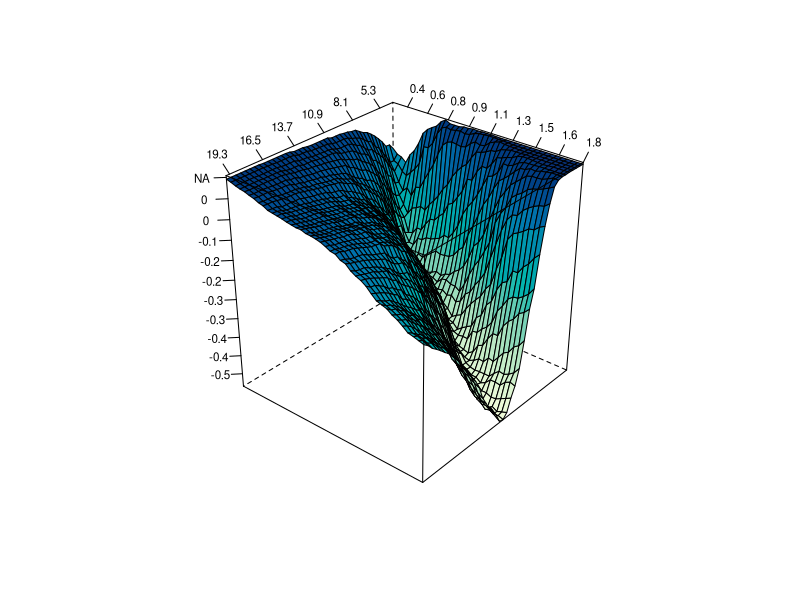

This chart was generated by the following R code:
# ---------------------------------------------------------------------------- Book: STF
# ---------------------------------------------------------------------------- See also: BondZeroCoupon, Burrrnd, mixexprnd,
# simHPP, simNHPP, Paretornd, simNHPPALP ----------------------------------------------------------------------------
# Quantlet: STFcat07 ---------------------------------------------------------------------------- Description: Plot of the
# difference between zero-coupon CAT bond prices in the Burr and lognormal claim amount cases for a non-homogeneous Poisson
# process governing the flow of losses. ---------------------------------------------------------------------------- Author:
# Awdesch Melzer 20130629 ----------------------------------------------------------------------------

rm(list = ls(all = TRUE))
graphics.off()


########################## SUBROUTINES ##########################

BondZeroCoupon = function(Z, D, T, r, lambda, parlambda, distr, params, Tmax, N) {
    # computes price of the zero-coupon CAT bond for the given claim amount distribution and the non-homogeneous Poisson process
    # governing the flow of losses.  y = BondZeroCoupon(Z,D,T,r,lambda,parlambda,distr,params,Tmax,N)
    # --------------------------------------------------------------------- Inputs: Parameter Z Definition scalar, payment at
    # maturity Parameter D Definition n1 x 1 vector, threshold level Parameter T Definition n2 x 1 vector, time to expiry
    # Parameter r Definition scalar, continuously-compounded discount rate Parameter lambda Definition scalar, intensity
    # function, if lambda=0, a sine function, if lambda=1, a linear function, if lambda=2, a sine square function Parameter
    # parlambda Definition n x 1 vector, parameters of the intensity function lambda (n=2 for lambda=1, n=3 otherwise) Parameter
    # distrib Definition string, claim size distribution Parameter params Definition n x 1 vector, parameters of the claim size
    # distribution n = 1 (exponential) n = 2 (gamma, lognormal, Pareto, Weibull) n = 3 (Burr, mixofexps) Parameter Tmax
    # Definition scalar, time horizon Parameter N Definition scalar, number of trajectories
    # --------------------------------------------------------------------- Output: Parameter y Definition m x 3 matrix, the
    # first column are times to bond's expiration, the second threshold levels and the third corresponding prices of the bond
    # ---------------------------------------------------------------------
    
    if (lambda != 0 && lambda != 1 && lambda != 2) {
        stop("BondZeroCoupon: Lambda must be either 0,1 or 2.")
    }
    if (length(Z) != 1) {
        stop("BondZeroCoupon: payment at maturity Z needs to be a scalar")
    }
    if (length(r) != 1) {
        stop("BondZeroCoupon: discount rate needs to be a scalar")
    }
    if (dim(as.matrix(D))[1] == 1) {
        stop("BondZeroCoupon: threshold level D needs to be a vector ")
    }
    if (dim(as.matrix(T))[1] == 1) {
        stop("BondZeroCoupon: time to expiry T needs to be a vector ")
    }
    
    
    x = simNHPPALP(lambda, parlambda, distr, params, Tmax, N)
    Tl = length(T)
    Dl = length(D)
    y = matrix(0, Tl * Dl, 3)
    i = 1  #loop (times to maturity)
    j = 1  #loop (treshold levels)
    k = 1  #loop (trajectories)
    wyn = 0
    while (i <= Tl) {
        while (j <= Dl) {
            while (k <= N) {
                traj = cbind(x[, k, 1], x[, k, 2])
                wyn = wyn + as.numeric(traj[length(traj[which(traj[, 1] <= T[i]), 1]), 2] <= D[j])
                k = k + 1
            }
            y[(i - 1) * Dl + j, 1] = T[i]
            y[(i - 1) * Dl + j, 2] = D[j]
            y[(i - 1) * Dl + j, 3] = Z * exp(-r * T[i]) * wyn/N  #
            wyn = 0
            k = 1
            j = j + 1
        }
        j = 1
        i = i + 1
    }
    y = y
    return(y)
}

Burrrnd = function(alpha, lambda, tau, n, m) {
    # BURRRND Random arrays from Burr distribution.  --------------------------------------------------------------------- R =
    # BURRRND(ALPHA,LAMBDA,TAU,N,M) returns an M-by-N array of random numbers chosen from the Burr distribution with parameters
    # ALPHA, LAMBDA, TAU.  --------------------------------------------------------------------- The default values for the
    # parameters ALPHA, LAMBDA, TAU, M, N are 1, 1, 2, 1, 1, respectively.  BURRRND uses the inversion method.
    # ---------------------------------------------------------------------
    
    
    if (missing(m)) {
        m = 1
    }
    if (missing(n)) {
        n = 1
    }
    if (missing(tau)) {
        tau = 2
    }
    if (missing(lambda)) {
        lambda = 1
    }
    if (missing(alpha)) {
        alpha = 1
    }
    u = matrix(0, n, m)
    for (i in 1:m) {
        u[, i] = (lambda * (runif(n, 0, 1)^(-1/alpha) - 1))^(1/tau)
    }
    y = u
    return(y)
}

mixexprnd = function(p, beta1, beta2, n, m) {
    # MIXEXPRND Random arrays from the mixed exponential distribution.
    # --------------------------------------------------------------------- Y = MIXEXPRND(P,BETA1,BETA2,N,M) returns an M-by-N
    # array of random numbers chosen from the mixed exponential distribution with parameters P, BETA1, BETA2.
    # --------------------------------------------------------------------- The default values for A, BETA1, BETA2, N, M are
    # 0.5, 1, 2, 1, 1, respectively.  MIXEXPRND uses the exponential number generator.
    # ---------------------------------------------------------------------
    
    if (missing(p)) {
        p = 0.5
    }
    if (missing(beta1)) {
        beta1 = 1
    }
    if (missing(beta2)) {
        beta2 = 2
    }
    y = rexp(n * m, rate = (1/beta2))
    aux = which(runif(n * m, 0, 1) <= p)
    
    if (!missing(aux)) {
        y[aux] = rexp(length(aux), 1/beta1)
    }
    
    y = matrix(y, n, m)
    return(y)
}

simHPP = function(lambda, T, N) {
    # SIMHPP Homogeneous Poisson process.  --------------------------------------------------------------------- Y =
    # SIMHPP(lambda,T,N) generates N trajectories of the homogeneous Poisson process with intensity LAMBDA. T is the time
    # horizon.  ---------------------------------------------------------------------
    
    if (lambda <= 0 || length(lambda) != 1) {
        stop("simHPP: Lambda must be a positive scalar.")
    }
    if (T <= 0 || length(T) != 1) {
        stop("simHPP: T must be a positive scalar.")
    }
    if (N <= 0 || length(N) != 1) {
        stop("simHPP: N must be a positive scalar.")
    }
    EN = rpois(N, lambda * T)
    ym = matrix(T, 2 * max(EN) + 2, N)
    tmp = array(0, c(2 * max(EN) + 2, N, 2))
    y = tmp
    y[, , 1] = ym
    y[, , 2] = matrix(1, 2 * max(EN) + 2, 1) %*% t(EN)
    
    i = 1
    while (i <= N) {
        if (EN[i] > 0) {
            ttmp = c(sort(T * runif(EN[i])))
            y[1:(2 * EN[i] + 1), i, 1] = c(0, ttmp[ceiling((1:(2 * EN[i]))/2)])
        } else {
            y[1, i, 1] = 0
        }
        y[1:(2 * EN[i] + 2), i, 2] = c(0, floor((1:(2 * EN[i]))/2), EN[i])
        i = i + 1
    }
    return(y)
}


simNHPP = function(lambda, parlambda, T, N) {
    
    # SIMNHPP Non-homogeneous Poisson process.  --------------------------------------------------------------------- Y =
    # SIMNHPP(lambda,parlambda,T,N) generates N trajectories of the non-homogeneous Poisson process with intensity specified by
    # LAMBDA (0 - sine function, 1 - linear function, 2 - sine square function) with paramters in PARLAMBDA. T is the time
    # horizon. The function usues thining method.  ---------------------------------------------------------------------
    
    # lambda: scalar, intensity function, sine function (lambda=0), linear function (lambda=1) or sine square function
    # (lambda=2) parlambda: n x 1 vector, parameters of the intensity function lambda (n=2 for lambda=1, n=3 otherwise) T:
    # scalar, time horizon N: scalar, number of trajectories
    a = parlambda[1]
    b = parlambda[2]
    if (lambda == 0) {
        d = parlambda[3]
        JM = simHPP(a + b, T, N)
    } else if (lambda == 1) {
        JM = simHPP(a + b * T, T, N)
    } else if (lambda == 2) {
        d = parlambda[3]
        JM = simHPP(a + b * T, T, N)
    }
    rjm = nrow(JM)
    yy = array(0, c(rjm, N, 2))
    yy[, , 1] = matrix(T, nrow = rjm, ncol = N)
    
    i = 1
    maxEN = 0
    while (i <= N) {
        pom = JM[, i, 1][JM[, i, 1] < T]
        pom = pom[2 * (1:(length(pom)/2))]
        R = runif(NROW(pom))
        if (lambda == 0) {
            lambdat = (a + b * sin(2 * pi * (pom + d)))/(a + b)
        } else {
            if (lambda == 1) {
                lambdat = (a + b * pom)/(a + b * T)
            } else {
                if (lambda == 2) {
                  lambdat = (a + b * sin(2 * pi * (pom + d))^2)/(a + b)
                }
            }
        }
        pom = pom[R < lambdat]
        EN = NROW(pom)
        maxEN = max(maxEN, EN)
        yy[1:(2 * EN + 1), i, 1] = c(0, rep(pom, each = 2))
        yy[2:(2 * EN), i, 2] = c(floor((1:(2 * EN - 1))/2))
        yy[(2 * EN + 1):rjm, i, 2] = matrix(EN, nrow = rjm - 2 * EN, ncol = 1)
        i = i + 1
    }
    yy = yy[1:(2 * maxEN + 2), , ]
    return(yy)
}

Paretornd = function(alpha, lambda, n, m) {
    # PARETORND Random arrays from Pareto distribution.  --------------------------------------------------------------------- Y
    # = PARETORND(ALPHA,LAMBDA,N,M) returns an M-by-N array of random numbers chosen from the Pareto distribution with
    # parameters ALPHA, LAMBDA.  The default values for ALPHA, LAMBDA, N, M 1, 1, 1, 1, respectively.  PARETORND uses the
    # inversion method.  ---------------------------------------------------------------------
    
    if (missing(m)) {
        m = 1
    }
    if (missing(n)) {
        n = 1
    }
    if (missing(lambda)) {
        lambda = 1
    }
    if (missing(alpha)) {
        alpha = 1
    }
    u = matrix(0, n, m)
    for (i in 1:m) {
        u[, i] = lambda * (runif(n, 0, 1)^(-1/alpha) - 1)
    }
    y = u
    return(y)
}

simNHPPALP = function(lambda, parlambda, distrib, params, T, N) {
    # generates aggregate loss process driven by the non-homogeneous Poisson process.
    # --------------------------------------------------------------------- y = simNHPPALP(lambda,parlambda,distrib,params,T,N)
    # --------------------------------------------------------------------- Output: Parameter: y Definition: 2*max+2 x N x 2
    # array, generated process - max is the maximum number of jumps for all generated trajectories
    # --------------------------------------------------------------------- Input: Parameter: lambda Definition: scalar,
    # intensity function, sine function (lambda=0), linear function (lambda=1) or sine square function (lambda=2) Parameter:
    # parlambda Definition: n x 1 vector, parameters of the intensity function lambda (n=2 for lambda=1, n=3 otherwise)
    # Parameter: distrib Definition: string, claim size distribution Parameter: params Definition: n x 1 vector, parameters of
    # the claim size distribution n = 1 (exponential) n = 2 (gamma, lognormal, Pareto, Weibull) n = 3 (Burr, mixofexps)
    # Parameter: T Definition: scalar, time horizon Parameter: N Definition: scalar, number of trajectories
    # ---------------------------------------------------------------------
    
    if (lambda != 0 && lambda != 1 && lambda != 2) {
        stop("simNHPPALP: Lambda must be either 0,1 or 2.")
    }
    if (T <= 0 || (length(T)) != 1) {
        stop("simNHPPALP: T must be a positive scalar.")
    }
    if (N <= 0 || (length(N)) != 1) {
        stop("simNHPPALP: N must be a positive scalar.")
    }
    if (length(parlambda) != 3 && (lambda) != 1) {
        stop("simNHPPALP: for lambda 0 or 2, parlambda must be a 3 x 1 vector.")
    }
    if (length(parlambda) != 2 && (lambda) == 1) {
        stop("simNHPPALP: for lambda 1, parlambda must be a 2 x 1 vector.")
    }
    if ((distrib == "Burr" || distrib == "mixofexps") && (length(params)) != 3) {
        stop("simNHPPALP: for Burr and mixofexps distributions, params must be a 3 x 1 vector.")
    }
    if ((distrib == "gamma" || distrib == "lognormal" || distrib == "Pareto" || distrib == "Weibull") && (length(params)) != 
        2) {
        stop("simNHPPALP: for gamma, lognormal, Pareto and Weibull distributions, params must be a 2 x 1 vector.")
    }
    if (distrib == "exponential" && (length(params)) != 1) {
        stop("simNHPPALP: for exponential distribution, params must be a scalar.")
    }
    if (distrib != "exponential" && distrib != "gamma" && distrib != "mixofexps" && distrib != "Weibull" && distrib != "lognormal" && 
        distrib != "Pareto" && distrib != "Burr") {
        stop("simNHPPALP: distribs should be: exponential, gamma, mixofexps, Weibull, lognormal, Pareto or Burr")
    }
    poisproc = simNHPP(lambda, parlambda, T, N)
    rpp = dim(poisproc)[1]
    cpp = dim(poisproc)[2]
    losses = matrix(0, rpp, cpp)
    
    if (distrib == "Burr") {
        i = 1
        while (i <= N) {
            if (N == 1) {
                aux = min(as.matrix(which(poisproc[, 1] == T)))  #[1:i,])
            } else {
                aux = min(as.matrix(which(poisproc[, i, 1] == T)))  #[1:i,])
            }
            if (aux > 2) {
                laux = cumsum(Burrrnd(params[1], params[2], params[3], aux/2 - 1, 1))
                losses[3:aux, i] = laux[ceiling((1:(aux - 2))/2)]
                if (aux < rpp) {
                  losses[(aux + 1):rpp, i] = matrix(laux[length(laux)], rpp - aux, 1)
                }
            } else {
                losses[, i] = rep(0, rpp)
            }
            i = i + 1
        }
    } else if (distrib == "exponential") {
        i = 1
        while (i <= N) {
            if (N == 1) {
                aux = min(as.matrix(which(poisproc[, 1] == T)))  #[1:i,])
            } else {
                aux = min(as.matrix(which(poisproc[, i, 1] == T)))  #[1:i,])
            }
            if (aux > 2) {
                laux = cumsum(rexp(aux/2 - 1, rate = 1/params[1]))
                losses[3:aux, i] = laux[ceiling((1:aux - 2)/2)]
                if (aux < rpp) {
                  losses[(aux + 1):rpp, i] = matrix(laux[length(laux)], rpp - aux, 1)
                }
            } else {
                losses[, i] = rep(0, rpp)
            }
            i = i + 1
        }
    } else if (distrib == "gamma") {
        i = 1
        while (i <= N) {
            if (N == 1) {
                aux = min(as.matrix(which(poisproc[, 1] == T)))  #[1:i,])
            } else {
                aux = min(as.matrix(which(poisproc[, i, 1] == T)))  #[1:i,])
            }
            if (aux > 2) {
                laux = cumsum(rgamma(aux/2 - 1, shape = params[1], rate = params[2], scale = (1/params[2])))
                losses[3:aux, i] = laux[ceiling((1:aux - 2)/2)]
                if (aux < rpp) {
                  losses[(aux + 1):rpp, i] = matrix(laux[length(laux)], rpp - aux, 1)
                }
            } else {
                losses[, i] = rep(0, rpp)
            }
            i = i + 1
        }
    } else if (distrib == "lognormal") {
        i = 1
        while (i <= N) {
            if (N == 1) {
                aux = min(as.matrix(which(poisproc[, 1] == T)))  #[1:i,])
            } else {
                aux = min(as.matrix(which(poisproc[, i, 1] == T)))  #[1:i,])
            }
            if (aux > 2) {
                laux = cumsum(rlnorm(aux/2 - 1, meanlog = params[1], sdlog = params[2]))
                losses[3:aux, i] = laux[ceiling((1:(aux - 2))/2)]
                if (aux < rpp) {
                  losses[(aux + 1):rpp, i] = matrix(laux[length(laux)], rpp - aux, 1)
                }
            } else {
                losses[, i] = rep(0, rpp)
            }
            i = i + 1
        }
    } else if (distrib == "mixofexps") {
        i = 1
        while (i <= N) {
            if (N == 1) {
                aux = min(as.matrix(which(poisproc[, 1] == T)))  #[1:i,])
            } else {
                aux = min(as.matrix(which(poisproc[, i, 1] == T)))  #[1:i,])
            }
            if (aux > 2) {
                laux = cumsum(mixexprnd(params[3], params[1], params[2], aux/2 - 1, 1))
                losses[3:aux, i] = laux[ceiling((1:(aux - 2))/2)]
                if (aux < rpp) {
                  losses[(aux + 1):rpp, i] = matrix(laux[length(laux)], rpp - aux, 1)
                }
            } else {
                losses[, i] = rep(0, rpp)
            }
            i = i + 1
        }
    } else if (distrib == "Pareto") {
        i = 1
        while (i <= N) {
            if (N == 1) {
                aux = min(as.matrix(which(poisproc[, 1] == T)))  #[1:i,])
            } else {
                aux = min(as.matrix(which(poisproc[, i, 1] == T)))  #[1:i,])
            }
            if (aux > 2) {
                laux = cumsum(Paretornd(params[1], params[2], aux/2 - 1, 1))
                losses[3:aux, i] = laux[ceiling((1:(aux - 2))/2)]
                if (aux < rpp) {
                  losses[(aux + 1):rpp, i] = matrix(laux[length(laux)], rpp - aux, 1)
                }
            } else {
                losses[, i] = rep(0, rpp)
            }
            i = i + 1
        }
    } else if (distrib == "Weibull") {
        i = 1
        while (i <= N) {
            if (N == 1) {
                aux = min(as.matrix(which(poisproc[, 1] == T)))  #[1:i,])
            } else {
                aux = min(as.matrix(which(poisproc[, i, 1] == T)))  #[1:i,])
            }
            if (aux > 2) {
                laux = cumsum(rweibull(aux/2 - 1, scale = params[1]^(-1/params[2]), shape = params[2]))
                losses[3:aux, i] = laux[ceiling((1:(aux - 2))/2)]
                if (aux < rpp) {
                  losses[(aux + 1):rpp, i] = matrix(laux[length(laux)], rpp - aux, 1)
                }
            } else {
                losses[, i] = rep(0, rpp)
            }
            i = i + 1
        }
    }
    if (N == 1) {
        y = array(0, dim(poisproc))
        y[, 1] = poisproc[, 1]
        y[, 2] = losses[, 1]
    } else {
        y = array(0, dim(poisproc))
        y[, , 1] = poisproc[, , 1]
        y[, , 2] = losses
    }
    return(y)
}

########################## MAIN PROGRAM ##########################


# parlambda=34.2#HPP
parlambda = c(35.32, 2.32 * 2 * pi, -0.2)  #NHPP1
# parlambda=#(35.22,0.224,-0.16)#NHPP2
distr1 = "Burr"
distr2 = "lognormal"
params2 = c(18.3806, 1.1052)  #lognormal
params1 = c(0.4801, 3.9495 * 1e+16, 2.1524)  #Burr

data = read.table("ncl.dat")
A = mean(data[, 3]) * (34.2/4)

na = 41  # default 41
D = seq(A, length = na, by = (12 * A - A)/(na - 1))
B = 0.25
nb = 41  # default 41
T = seq(B, length = nb, by = (8 * B - B)/(nb - 1))
Tmax = max(T)
lambda = 0

N = 1000  # default 1000
r = log(1.025)
Z = 1.06
d1 = BondZeroCoupon(Z, D, T, r, lambda, parlambda, distr1, params1, Tmax, N)
d2 = BondZeroCoupon(Z, D, T, r, lambda, parlambda, distr2, params2, Tmax, N)
y = d1[, 1]
x = d1[, 2]/1e+09
z = d1[, 3] - d2[, 3]
data = data.frame(cbind(x, y, z))

require("lattice")
par.set = list(axis.line = list(col = "transparent"), clip = list(panel = "off"))
wireframe(z ~ x + y, data = data, screen = list(z = -130, x = -60), drape = TRUE, colorkey = F, ticktype = "detailed", scales = list(arrows = FALSE, 
    col = "black", distance = 1, tick.number = 8, cex = 0.7, x = list(labels = round(seq(min(x), max(x), length = 11), 1)), 
    y = list(labels = round(seq(min(y), max(y), length = 11), 1)), z = list(labels = round(seq(min(z), max(z), length = 11), 
        1))), xlab = list("", rot = 30, cex = 1.2), ylab = list("", rot = -40, cex = 1.2), zlab = list("", rot = 95, cex = 1.1), 
    par.settings = par.set) 
